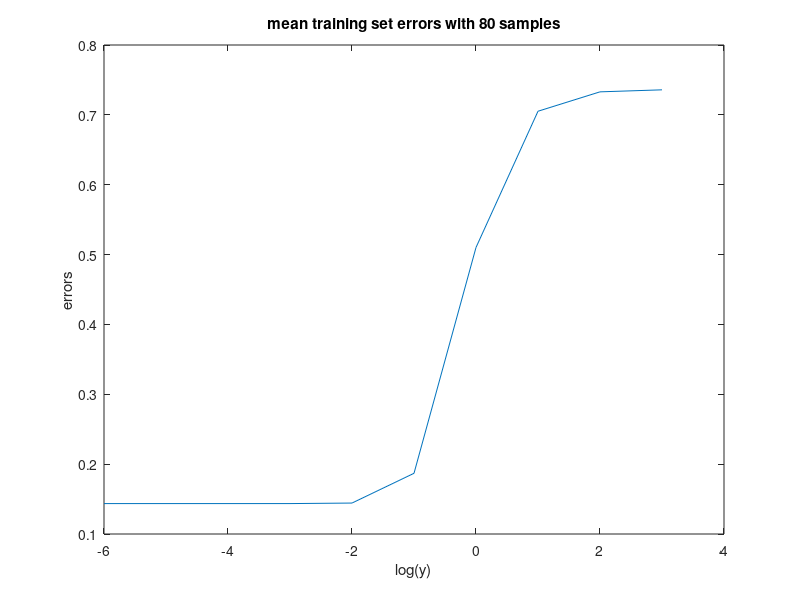
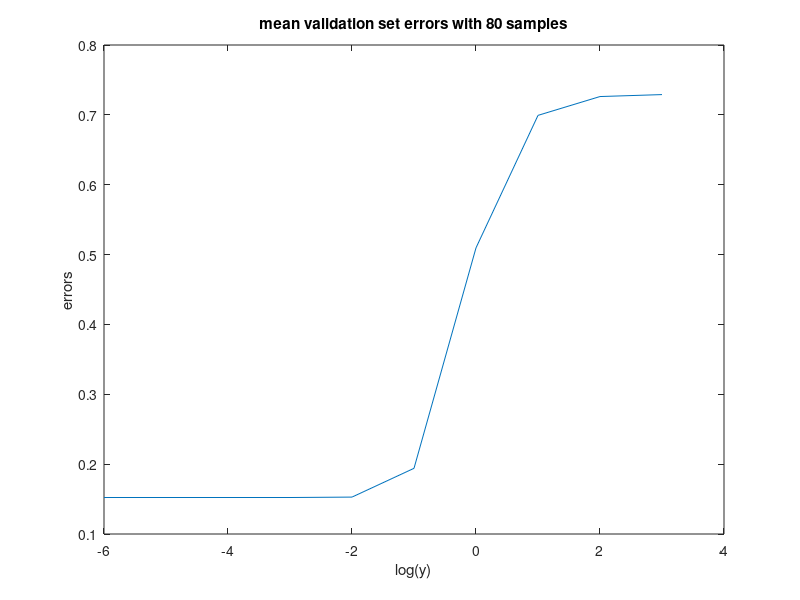
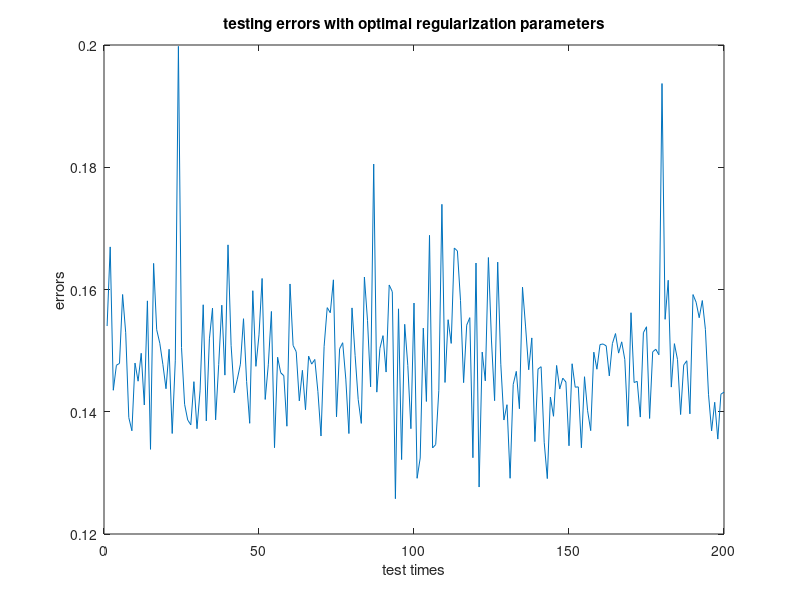
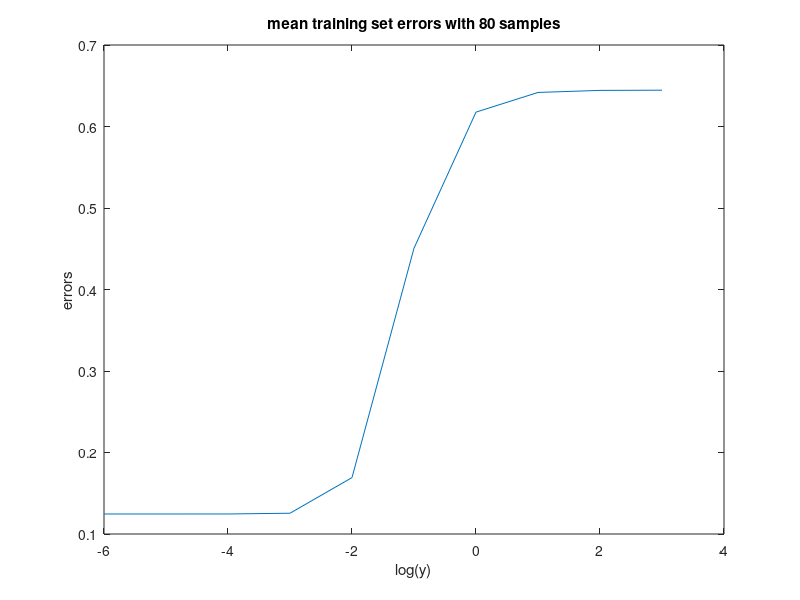

Write the MATLAB code that produced these figures, in order.
%This script shows excercise5 d)
clear
error_train = zeros(10,200);
error_validate = zeros(10,200);
error_test = zeros(1,200);
regularization_para = zeros(1,200);
for j = 1:200
    x = rand(600,1); %xi are drawn from the standard normal distribution. 
    w = rand(1,1); %Pick a random value for w from the standard normal distribution
    n = rand(600,1); %ni are drawn from the standard normal distribution. 

    y = x*w + n; %generate a noisy random data set, containing 600 samples

    x_train = x(1:80,:); %Split the data set into a training set of size 80
    y_train = y(1:80,:);
    x_validate = x(81:100,:); %Split the data set into a validation set of size 20
    y_validate = y(81:100,:);
    x_test = x(101:600,:); % Split the data set into a test set of size 500.
    y_test = y(101:600,:);

    k=1;
    minError = 10000;
    for i = -6:1:3
        w_train = (x_train'*x_train + 10^(i)*100*eye(1)) \ x_train' * y_train; %perform ridge regression
        y_validate_train = x_validate*w_train; %generate new new noisy data set using estimated w

        %%Using equation (3) compute the mean squared error on the training set
        error_train(k,j) = 80 \ (w_train' * x_train' * x_train * w_train - 2 * y_train'...
            * x_train * w_train + y_train' * y_train); 

        %Using equation (3) compute the mean squared error on the test sets
        error_validate(k,j) = 20 \ (w_train' * x_validate' * x_validate * w_train - 2 * y_validate'...
            * x_validate * w_train + y_validate' * y_validate); 
        if (error_validate(k,j)<minError)
            minError = error_validate(k,j);
            minParameter = i;
        end
        k=k+1;
    end
    x_train_final = x(1:100,:); %training set for testing
    y_train_final = y(1:100,:);
    w_train_test = (x_train_final'*x_train_final + 10^(minParameter)*100*eye(1)) \ x_train_final' * y_train_final; %perform ridge regression
    y_test_train = x_test*w_train_test; %generate new new noisy data set using estimated w

    %%Using equation (3) compute the mean squared error on the training set
    error_train_test(j) = 100 \ (w_train_test' * x_train_final' * x_train_final * w_train_test - 2 * y_train_final'...
	* x_train_final * w_train_test + y_train_final' * y_train_final); 

    %Using equation (3) compute the mean squared error on the test sets
    error_test(j) = 500 \ (w_train_test' * x_test' * x_test * w_train_test - 2 * y_test'...
    * x_test * w_train_test + y_test' * y_test); 
    regularization_para(j) = 10^(minParameter);
end


error_train_p = zeros(10,1);
error_validate_p = zeros(10,1);
for i = 1:10
    error_train_p(i) = mean(error_train(i,:));
    error_validate_p(i) = mean(error_validate(i,:));
end
i = -6:1:3;
figure
plot(i,error_train_p);
title('mean training set errors with 80 samples')
xlabel('log(y)')
ylabel('errors')
figure
plot(i,error_validate_p);
title('mean validation set errors with 80 samples')
xlabel('log(y)')
ylabel('errors')
i = 1:200;
figure
plot(i,error_test);
title('testing errors with optimal regularization parameters')
xlabel('test times')
ylabel('errors')

'The average of regularization parameter is'
meanRegular = mean(regularization_para)


clear
error_train = zeros(10,200);
error_validate = zeros(10,200);
error_test = zeros(1,200);
regularization_para = zeros(1,200);
for j = 1:200
    x = rand(600,1); %xi are drawn from the standard normal distribution. 
    w = rand(1,1); %Pick a random value for w from the standard normal distribution
    n = rand(600,1); %ni are drawn from the standard normal distribution. 

    y = x*w + n; %generate a noisy random data set, containing 600 samples

    x_train = x(1:8,:); %Split the data set into a training set of size 80
    y_train = y(1:8,:);
    x_validate = x(9:10,:); %Split the data set into a validation set of size 20
    y_validate = y(9:10,:);
    x_test = x(101:600,:); % Split the data set into a test set of size 500.
    y_test = y(101:600,:);

    k=1;
    minError = 10000;
    for i = -6:1:3
        w_train = (x_train'*x_train + 10^(i)*100*eye(1)) \ x_train' * y_train; %perform ridge regression
        y_validate_train = x_validate*w_train; %generate new new noisy data set using estimated w

        %%Using equation (3) compute the mean squared error on the training set
        error_train(k,j) = 8 \ (w_train' * x_train' * x_train * w_train - 2 * y_train'...
            * x_train * w_train + y_train' * y_train); 

        %Using equation (3) compute the mean squared error on the test sets
        error_validate(k,j) = 2 \ (w_train' * x_validate' * x_validate * w_train - 2 * y_validate'...
            * x_validate * w_train + y_validate' * y_validate); 
        if (error_validate(k,j)<minError)
            minError = error_validate(k,j);
            minParameter = i;
        end
        k=k+1;
    end
    x_train_final = x(1:100,:); %training set for testing
    y_train_final = y(1:100,:);
    w_train_test = (x_train_final'*x_train_final + 10^(minParameter)*100*eye(1)) \ x_train_final' * y_train_final; %perform ridge regression
    y_test_train = x_test*w_train_test; %generate new new noisy data set using estimated w

    %%Using equation (3) compute the mean squared error on the training set
    error_train_test(j) = 100 \ (w_train_test' * x_train_final' * x_train_final * w_train_test - 2 * y_train_final'...
	* x_train_final * w_train_test + y_train_final' * y_train_final); 

    %Using equation (3) compute the mean squared error on the test sets
    error_test(j) = 500 \ (w_train_test' * x_test' * x_test * w_train_test - 2 * y_test'...
    * x_test * w_train_test + y_test' * y_test); 
    regularization_para(j) = 10^(minParameter);
end


error_train_p = zeros(10,1);
error_validate_p = zeros(10,1);
for i = 1:10
    error_train_p(i) = mean(error_train(i,:));
    error_validate_p(i) = mean(error_validate(i,:));
end
i = -6:1:3;
figure
plot(i,error_train_p);
title('mean training set errors with 80 samples')
xlabel('log(y)')
ylabel('errors')
figure
plot(i,error_validate_p);
title('mean validation set errors with 80 samples')
xlabel('log(y)')
ylabel('errors')
i = 1:200;
figure
plot(i,error_test);
title('testing errors with optimal regularization parameters')
xlabel('test times')
ylabel('errors')

'The average of regularization parameter is'
meanRegular = mean(regularization_para)